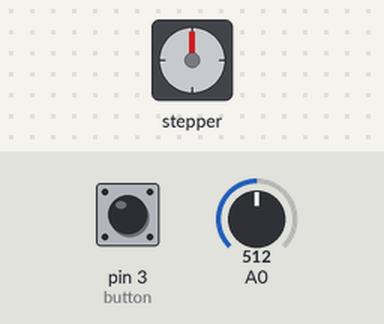
Recording of a sketch running on a simulated Arduino Uno, built with avr-gcc and run on an emulated ATmega328P. Shown: stepper motor. Inputs (shaded band) come from the test bench; at power-on: pin 3 (button) HIGH, A0 = 512. Stepper angles assume 200 steps per turn; what the sketch prints to the serial monitor is not drawn.

Above: at 1.2 s.
1.3 s: pin 3 (button) pulled LOW for 0.15 s
At 1.45 s:
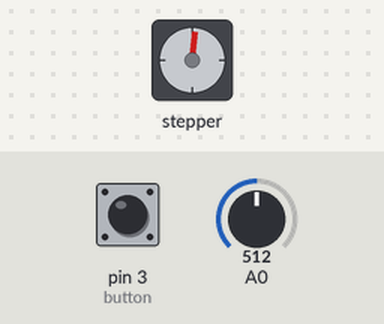
10.3 s: pin 3 (button) pulled LOW for 1 s
At 11.7 s:
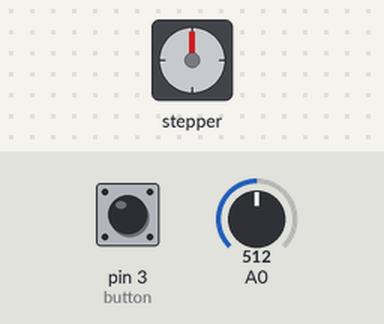
14.3 s: pin 3 (button) driven LOW
At 14.75 s:
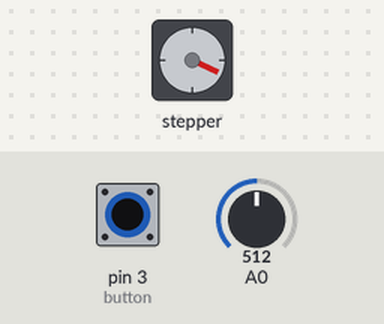
17.3 s: pin 3 (button) pulsed HIGH 5 times (0.12 s each, 0.3 s apart)
At 18.08 s:
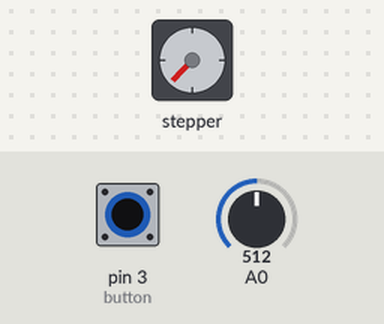
Timing chart, 0 to 20.8 s (numbered marks = the images above; inputs shaded):
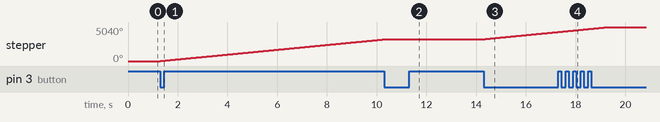

Measured:
- after the input at 1.3 s, stepper: keeps turning clockwise at about 358°/s, starting at once
- after the input at 10.3 s, stepper: goes on until 10.4 s, then stays 3240°
- after the input at 14.3 s, stepper: keeps turning clockwise at about 359°/s, starting at once
- after the input at 17.3 s, stepper: goes on until 19.3 s, then stays 5040°

The sketch:

B28_TestProgram.ino
```cpp
// ---  B28 - Regulacija brzine ULN2003 (Test)
// ---  Autor: Zoran Todorovic
// ---  06.06.2022.

// [ Biblioteke ]
#include <Stepper.h>

int button = 3;

// [ Pomocne promenljive ]
bool debounce = false;
bool isMotorRunning = false;
int stepsPerRevolution = 200;


Stepper myStepper(stepsPerRevolution, 8, 9, 10, 11);

void button_change(){   // funkcija za interupt dugmeta
  if(!digitalRead(button) && !debounce) {
    debounce = true;
    isMotorRunning = !isMotorRunning;
  }
  else if(debounce) {
    debounce = false;
  }
}

void setup() {
  Serial.begin(9600);
  pinMode(button, INPUT_PULLUP);
  myStepper.setSpeed(60);
  attachInterrupt(digitalPinToInterrupt(button), button_change, CHANGE); // dodavanje interupta na dugme
}

void loop() {
  if(isMotorRunning){
    myStepper.step(stepsPerRevolution);
  }
  Serial.println(String(analogRead(A0) * (5.0 / 1023.0)) + "V");
}
```
